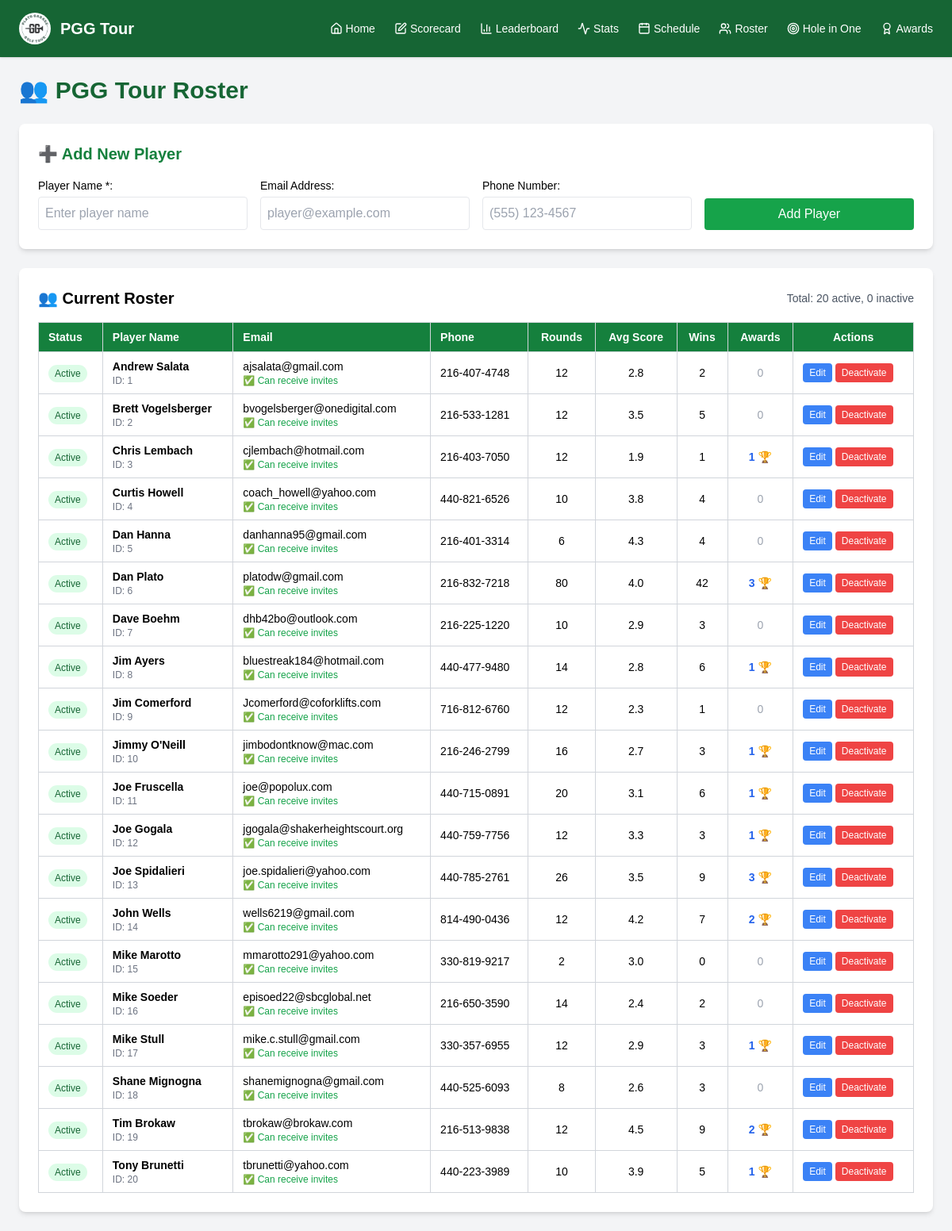
Screenshot of /roster with the database file from the repository.
### tables this page shows
CREATE TABLE players (
            id INTEGER PRIMARY KEY AUTOINCREMENT,
            name TEXT UNIQUE NOT NULL,
            email TEXT,
            phone TEXT,
            active BOOLEAN DEFAULT 1,
            created_date TEXT DEFAULT CURRENT_TIMESTAMP
        );

### app.py (the view)
@app.route("/roster")
def roster():
    conn = sqlite3.connect("golf_scores.db")
    c = conn.cursor()
    c.execute("""
        SELECT
            p.id, p.name, p.email, p.phone, p.active, p.created_date,
            COUNT(s.id) as total_rounds,
            AVG(s.total) as avg_score,
            SUM(CASE WHEN s.winner = 'Yes' THEN 1 ELSE 0 END) as total_wins
        FROM players p
        LEFT JOIN scores s ON p.name = s.player_name
        GROUP BY p.id, p.name, p.email, p.phone, p.active, p.created_date
        ORDER BY p.active DESC, p.name
    """)
    players = c.fetchall()
    c.execute("""
        SELECT a.player_name, COUNT(a.id) as award_count
        FROM awards a
        GROUP BY a.player_name
    """)
    awards_counts = dict(c.fetchall())
    c.execute("""
        SELECT a.player_name, a.season, a.award_category, a.description
        FROM awards a
        ORDER BY a.player_name, a.season DESC, a.award_category
    """)
    awards_data = c.fetchall()
    player_awards = {}
    for player_name, season, category, description in awards_data:
        if player_name not in player_awards:
            player_awards[player_name] = []
        player_awards[player_name].append({
            'season': season,
            'category': category,
            'description': description
        })
    conn.close()
    return render_template("roster.html", players=players, player_awards=player_awards, awards_counts=awards_counts)

### templates/roster.html (shortened to what this page needs)
{% extends "base.html" %}
{% block content %}
<div class="mb-6">
  <h1 class="text-3xl font-bold text-green-800">👥 PGG Tour Roster</h1>
</div>
<div class="bg-white rounded-lg shadow-md p-6 mb-6">
  <h2 class="text-xl font-semibold mb-4 text-green-700">➕ Add New Player</h2>
  <form method="POST" action="/roster/add" class="grid grid-cols-1 md:grid-cols-4 gap-4">
    <div>
      <label class="block text-sm font-medium mb-1">Player Name *:</label>
      <input type="text" name="name" required class="w-full border rounded p-2" placeholder="Enter player name">
    </div>
    <div>
      <label class="block text-sm font-medium mb-1">Email Address:</label>
      <input type="email" name="email" class="w-full border rounded p-2" placeholder="player@example.com">
    </div>
    <div>
      <label class="block text-sm font-medium mb-1">Phone Number:</label>
      <input type="tel" name="phone" class="w-full border rounded p-2" placeholder="(555) 123-4567">
    </div>
    <div class="flex items-end">
      <button type="submit" class="w-full bg-green-600 text-white px-4 py-2 rounded hover:bg-green-700 transition">
        Add Player
      </button>
    </div>
  </form>
</div>
<div class="bg-white rounded-lg shadow-md p-6">
  <div class="flex justify-between items-center mb-4">
    <h2 class="text-xl font-semibold">👥 Current Roster</h2>
    <div class="text-sm text-gray-600">
      Total: {{ players|selectattr('4')|list|length }} active, {{ players|rejectattr('4')|list|length }} inactive
    </div>
  </div>
  {% if players %}
    <div class="overflow-x-auto">
      <table class="min-w-full table-auto border-collapse border border-gray-300 text-sm">
        <thead class="bg-green-700 text-white">
          <tr>
            <th class="border border-gray-300 px-3 py-2 text-left">Status</th>
            <th class="border border-gray-300 px-3 py-2 text-left">Player Name</th>
            <th class="border border-gray-300 px-3 py-2 text-left">Email</th>
            <th class="border border-gray-300 px-3 py-2 text-left">Phone</th>
            <th class="border border-gray-300 px-3 py-2">Rounds</th>
            <th class="border border-gray-300 px-3 py-2">Avg Score</th>
            <th class="border border-gray-300 px-3 py-2">Wins</th>
            <th class="border border-gray-300 px-3 py-2">Awards</th>
            <th class="border border-gray-300 px-3 py-2">Actions</th>
          </tr>
        </thead>
        <tbody>
          {% for player_id, name, email, phone, active, created_date, total_rounds, avg_score, total_wins in players %}
            <tr class="{% if active %}bg-white{% else %}bg-gray-100 opacity-60{% endif %} hover:bg-gray-50" id="player-{{ player_id }}">
              <td class="border border-gray-300 px-3 py-2">
                {% if active %}
                  <span class="px-2 py-1 bg-green-100 text-green-800 rounded-full text-xs font-medium">Active</span>
                {% else %}
                  <span class="px-2 py-1 bg-gray-100 text-gray-600 rounded-full text-xs font-medium">Inactive</span>
                {% endif %}
              </td>
              <td class="border border-gray-300 px-3 py-2">
                <div class="font-semibold {% if not active %}text-gray-500{% endif %}">{{ name }}</div>
                <div class="text-xs text-gray-500">ID: {{ player_id }}</div>
              </td>
              <td class="border border-gray-300 px-3 py-2">
                {% if email %}
                  <div class="text-sm">{{ email }}</div>
                  <div class="text-xs text-green-600">✅ Can receive invites</div>
                {% else %}
                  <div class="text-xs text-red-600">❌ No email</div>
                {% endif %}
              </td>
              <td class="border border-gray-300 px-3 py-2">
                <div class="text-sm">{{ phone or '-' }}</div>
              </td>
              <td class="border border-gray-300 px-3 py-2 text-center">
                {{ total_rounds or 0 }}
              </td>
              <td class="border border-gray-300 px-3 py-2 text-center">
                {% if avg_score %}
                  {{ "%.1f"|format(avg_score) }}
                {% else %}
                  -
                {% endif %}
              </td>
              <td class="border border-gray-300 px-3 py-2 text-center">
                {{ total_wins or 0 }}
              </td>
              <td class="border border-gray-300 px-3 py-2 text-center">
                {% set award_count = awards_counts.get(name, 0) %}
                {% if award_count > 0 %}
                  <button onclick="toggleRosterAwards('{{ name }}')" class="text-blue-600 hover:text-blue-800 font-semibold">
                    {{ award_count }} 🏆
                  </button>
                {% else %}
                  <span class="text-gray-400">0</span>
                {% endif %}
              </td>
              <td class="border border-gray-300 px-3 py-2">
                <div class="flex space-x-1">
                  <button onclick="editPlayer({{ player_id }}, '{{ name }}', '{{ email or '' }}', '{{ phone or '' }}', {{ active|lower }})"
                          class="bg-blue-500 text-white px-2 py-1 rounded text-xs hover:bg-blue-600">
                    Edit
                  </button>
                  {% if active %}
                    <form method="POST" action="/roster/delete/{{ player_id }}" class="inline"
                          onsubmit="return confirm('Deactivate {{ name }}? They will no longer appear in dropdowns but their scores will be preserved.')">
                      <button type="submit" class="bg-red-500 text-white px-2 py-1 rounded text-xs hover:bg-red-600">
                        Deactivate
                      </button>
                    </form>
                  {% else %}
                    <button onclick="reactivatePlayer({{ player_id }})"
                            class="bg-green-500 text-white px-2 py-1 rounded text-xs hover:bg-green-600">
                      Reactivate
                    </button>
                  {% endif %}
                </div>
              </td>
            </tr>
          {% endfor %}
        </tbody>
      </table>
    </div>
  {% else %}
    <div class="text-center py-8 text-gray-500">
      <p class="text-lg mb-2">👥 No players in roster</p>
      <p class="text-sm">Add your first player using the form above!</p>
    </div>
  {% endif %}
</div>
{% endblock %}

### templates/base.html (style rules this page uses)
body { font-family: Arial, sans-serif; }

### rows the page displays
players: active "Active", name "Andrew Salata", id "1", email "ajsalata@gmail.com", phone "216-407-4748", total_rounds "12", avg_score "2.8", total_wins "2"
players: active "Active", name "Brett Vogelsberger", id "2", email "bvogelsberger@onedigital.com", phone "216-533-1281", total_rounds "12", avg_score "3.5", total_wins "5", shows "0"
players: shows "Active", name "Chris Lembach", id "3", email "cjlembach@hotmail.com", phone "216-403-7050", total_rounds "12", avg_score "1.9", active "1"
players: active "Active", name "Curtis Howell", id "4", email "coach_howell@yahoo.com", phone "440-821-6526", total_rounds "10", avg_score "3.8"
players: active "Active", name "Dan Hanna", id "5", email "danhanna95@gmail.com", phone "216-401-3314", total_rounds "6", avg_score "4.3", total_wins "4"
players: active "Active", name "Dan Plato", id "6", email "platodw@gmail.com", phone "216-832-7218", total_rounds "80", avg_score "4.0", total_wins "42", award_count "3"
players: active "Active", name "Dave Boehm", id "7", email "dhb42bo@outlook.com", phone "216-225-1220", total_rounds "10", avg_score "2.9", total_wins "3"
players: shows "Active", name "Jim Ayers", id "8", email "bluestreak184@hotmail.com", phone "440-477-9480", total_rounds "14", avg_score "2.8", total_wins "6", active "1"
players: shows "Active", name "Jim Comerford", id "9", email "Jcomerford@coforklifts.com", phone "716-812-6760", total_rounds "12", avg_score "2.3", active "1"
players: shows "Active", name "Jimmy O'Neill", id "10", email "jimbodontknow@mac.com", phone "216-246-2799", total_rounds "16", avg_score "2.7", total_wins "3", active "1"
players: shows "Active", name "Joe Fruscella", id "11", email "joe@popolux.com", phone "440-715-0891", total_rounds "20", avg_score "3.1", total_wins "6", active "1"
players: shows "Active", name "Joe Gogala", id "12", email "jgogala@shakerheightscourt.org", phone "440-759-7756", avg_score "3.3", total_wins "3", active "1"
players: active "Active", name "Joe Spidalieri", id "13", email "joe.spidalieri@yahoo.com", phone "440-785-2761", total_rounds "26", avg_score "3.5", total_wins "9", award_count "3"
players: active "Active", name "John Wells", id "14", email "wells6219@gmail.com", phone "814-490-0436", total_rounds "12", avg_score "4.2", total_wins "7", award_count "2"
players: active "Active", name "Mike Marotto", id "15", email "mmarotto291@yahoo.com", phone "330-819-9217", total_rounds "2", avg_score "3.0", total_wins "0"
players: active "Active", name "Mike Soeder", id "16", email "episoed22@sbcglobal.net", phone "216-650-3590", total_rounds "14", avg_score "2.4", total_wins "2"
players: shows "Active", name "Mike Stull", id "17", email "mike.c.stull@gmail.com", phone "330-357-6955", total_rounds "12", avg_score "2.9", total_wins "3", active "1"
players: active "Active", name "Shane Mignogna", id "18", email "shanemignogna@gmail.com", phone "440-525-6093", total_rounds "8", avg_score "2.6", total_wins "3"
players: active "Active", name "Tim Brokaw", id "19", email "tbrokaw@brokaw.com", phone "216-513-9838", total_rounds "12", avg_score "4.5", total_wins "9", award_count "2"
players: shows "Active", name "Tony Brunetti", id "20", email "tbrunetti@yahoo.com", phone "440-223-3989", total_rounds "10", avg_score "3.9", total_wins "5", active "1"

### other values shown
{{ players|selectattr('4')|list|length }} "20"
{{ players|rejectattr('4')|list|length }} "0"
